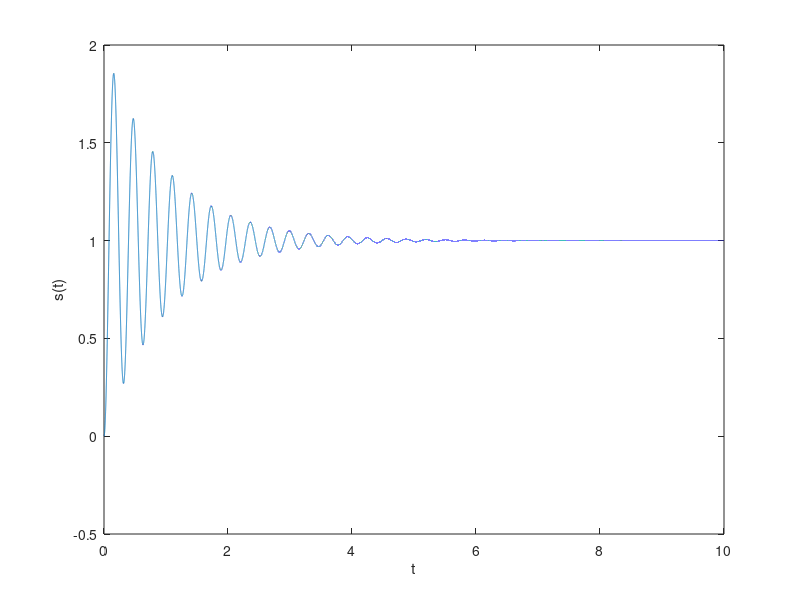

Source code (MATLAB):
t=0:1e-4:10;
s1=-1+sqrt(399)*1i;
s2=-1-sqrt(399)*1i;
M=200/sqrt(399)/1i;
s=1+M*(exp(s1.*t)./s1-exp(s2.*t)./s2);
plot(t,s);
xlabel('t');
ylabel('s(t)');
saveas(gcf,'p1.png');